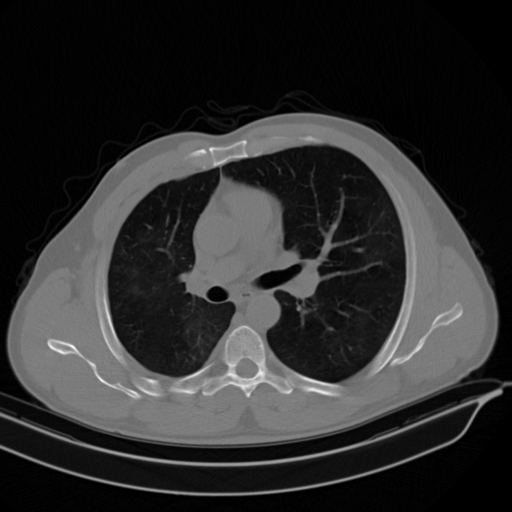
#> input picture data/demo_samples/137covid_patient100_SR_2_IM00028.tif, 512 x 512 px, found by its file name
$ python generate_charts.py
#> lines starting #> are read from the running program, lines starting #| are printed output that depends on the picture
"""
Generate visual charts and flow summary for PulmoVision data & pipeline.
"""

import os
import numpy as np
import pandas as pd
import matplotlib.pyplot as plt
from PIL import Image

def generate_visuals():
    out_dir = "docs/data_and_pipeline_overview"
    os.makedirs(out_dir, exist_ok=True)

    # 1. Chart: Patient Class Distribution
    patient_csv = "data/metadata/Annotation/CSV/Patient_details.csv"
    if os.path.exists(patient_csv):
        df = pd.read_csv(patient_csv)
        counts = df['COVID-19 Infection'].value_counts()

        fig, ax = plt.subplots(figsize=(7, 5))
        bars = ax.bar(counts.index, counts.values, color=['#3498db', '#e74c3c'], width=0.5, edgecolor='black', linewidth=1.2)
        ax.set_title("COVID-CTset Patient-Level Distribution (N = 377)", fontsize=13, fontweight='bold', pad=15)
        ax.set_ylabel("Number of Patients", fontsize=11)
        ax.set_ylim(0, 320)
        ax.grid(axis='y', linestyle='--', alpha=0.6)

        for bar in bars:
            height = bar.get_height()
            percentage = (height / len(df)) * 100
            ax.annotate(f'{height} ({percentage:.1f}%)',
                        xy=(bar.get_x() + bar.get_width() / 2, height),
                        xytext=(0, 5), textcoords="offset points",
                        ha='center', va='bottom', fontsize=11, fontweight='bold')

        plt.tight_layout()
        chart_path = os.path.join(out_dir, "patient_distribution.png")
        plt.savefig(chart_path, dpi=200)
        plt.close()
        print(f"Saved: {chart_path}")

    # 2. Chart: 16-Bit CT Sample & Intensity Histogram
    sample_img_path = "data/interim/sample_audit/TrainValidation/137covid_patient100_SR_2_IM00028.tif"
    if os.path.exists(sample_img_path):
        img = Image.open(sample_img_path)
#> img is the input picture: PIL image 512x512 I;16; min 0, max 2204, mean 402.8
        arr = np.array(img, dtype=np.float32)

        # Windowed version for lung comparison: window [200, 1800]
        window_min, window_max = 200, 1800
        windowed = np.clip(arr, window_min, window_max)
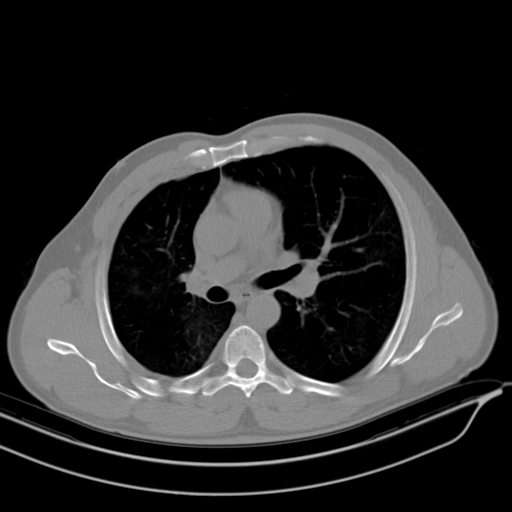
#> windowed: shape (512, 512) float32; min 200, max 1800, mean 486.1; drawn with min black and max white
        windowed = (windowed - window_min) / (window_max - window_min)

        fig, (ax1, ax2, ax3) = plt.subplots(1, 3, figsize=(15, 5))

        # Raw normalized
        norm_raw = (arr - arr.min()) / (arr.max() - arr.min() + 1e-6)
        ax1.imshow(norm_raw, cmap='gray')
        ax1.set_title("Raw 16-Bit Slice\n(Linear min-max normalized)", fontsize=11, fontweight='bold')
        ax1.axis('off')

        # Windowed contrast
        ax2.imshow(windowed, cmap='bone')
        ax2.set_title("Windowed CT Slice\n(Lung Parenchyma Window)", fontsize=11, fontweight='bold')
        ax2.axis('off')

        # Histogram
        ax3.hist(arr.ravel(), bins=60, color='#2c3e50', edgecolor='white', alpha=0.85)
        ax3.axvline(window_min, color='#e67e22', linestyle='--', linewidth=1.5, label=f'Window Min ({window_min})')
        ax3.axvline(window_max, color='#e74c3c', linestyle='--', linewidth=1.5, label=f'Window Max ({window_max})')
        ax3.set_title("16-Bit Pixel Intensity Distribution", fontsize=11, fontweight='bold')
        ax3.set_xlabel("Voxel Radiodensity Intensity (uint16)", fontsize=10)
        ax3.set_ylabel("Voxel Count", fontsize=10)
        ax3.set_yscale('log')
        ax3.grid(True, linestyle=':', alpha=0.5)
        ax3.legend(loc='upper right')

        plt.tight_layout()
        ct_chart_path = os.path.join(out_dir, "ct_intensity_and_slice_analysis.png")
        plt.savefig(ct_chart_path, dpi=200)
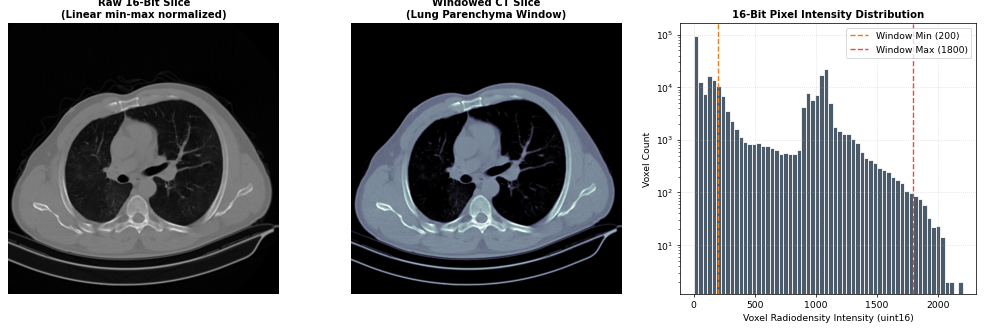
#> figure drawn by matplotlib, 3 panels; panel 3: tallest bar 96187 high, from x = 0 to 36.73
        plt.close()
        print(f"Saved: {ct_chart_path}")

    # 3. Chart: 2.5D Architecture Visual Diagram
    fig, ax = plt.subplots(figsize=(10, 4.5))
    ax.axis('off')

    boxes = [
        ("Slice Z-1\n[512, 512]", 0.08, 0.70, '#ecf0f1'),
        ("Slice Z\n[512, 512]", 0.08, 0.45, '#bdc3c7'),
        ("Slice Z+1\n[512, 512]", 0.08, 0.20, '#ecf0f1'),
        ("2.5D Channel\nStacking Engine\nTensor: [3, 224, 224]", 0.38, 0.45, '#3498db'),
        ("Pretrained\nBackbone\n(EfficientNet-B0)", 0.65, 0.45, '#2ecc71'),
        ("Prediction\n& Grad-CAM", 0.90, 0.45, '#9b59b6')
    ]

    for label, x, y, col in boxes:
        ax.text(x, y, label, ha="center", va="center",
                bbox=dict(boxstyle="round,pad=0.6", facecolor=col, edgecolor="black", linewidth=1.5),
                fontsize=10, fontweight='bold', color="black" if col != '#3498db' and col != '#9b59b6' else "white")

    # Arrows
    arrow_props = dict(facecolor='black', edgecolor='black', width=1.5, headwidth=8, shrink=0.1)
    ax.annotate('', xy=(0.28, 0.50), xytext=(0.17, 0.70), arrowprops=arrow_props)
    ax.annotate('', xy=(0.28, 0.45), xytext=(0.17, 0.45), arrowprops=arrow_props)
    ax.annotate('', xy=(0.28, 0.40), xytext=(0.17, 0.20), arrowprops=arrow_props)
    ax.annotate('', xy=(0.54, 0.45), xytext=(0.48, 0.45), arrowprops=arrow_props)
    ax.annotate('', xy=(0.81, 0.45), xytext=(0.75, 0.45), arrowprops=arrow_props)

    ax.set_title("PulmoVision 2.5D Input Stacking & Inference Pipeline Flow", fontsize=12, fontweight='bold', pad=10)
    plt.tight_layout()
    flow_path = os.path.join(out_dir, "pipeline_architecture_flow.png")
    plt.savefig(flow_path, dpi=200)
    plt.close()
    print(f"Saved: {flow_path}")

if __name__ == "__main__":
    generate_visuals()
